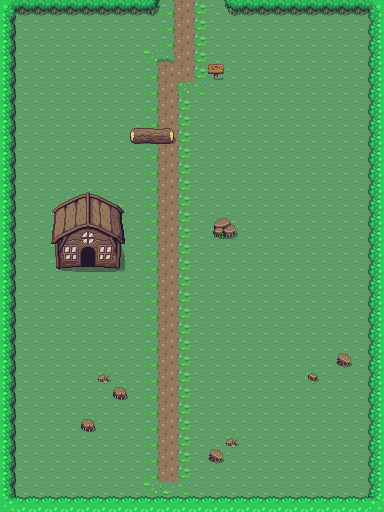

This game map was drawn from its Tiled (.tmx) file and the tilesets committed beside it. A one-line description and the trimmed map source follow:
An orthogonal 24x32 tile map with 16x16 px tiles, 5 tile layers (ground, roads, fence, decor, ...) and 5 objects (entrance, interior, log, stump, sign).

<map version="1.10" tiledversion="1.11.2" orientation="orthogonal" renderorder="left-down" width="24" height="32" tilewidth="16" tileheight="16" infinite="0" nextlayerid="11" nextobjectid="7">
 <editorsettings>
  <chunksize width="32" height="32" />
 </editorsettings>
 <properties>
  <property name="Name" value="map01" />
  <property name="Type" value="t" />
 </properties>
 <tileset firstgid="1" source="../Tilesets/kelias.tsx" />
 <layer id="5" name="ground" width="24" height="32">
  <data>[768 cells, 768 non-empty, 1 distinct tile ids]</data>
 </layer>
 <layer id="6" name="roads" width="24" height="32">
  <data>[768 cells, 96 non-empty, 9 distinct tile ids]</data>
 </layer>
 <layer id="8" name="fence" width="24" height="32">
  <data>[768 cells, 104 non-empty, 10 distinct tile ids]</data>
 </layer>
 <layer id="7" name="decor" width="24" height="32">
  <data>[768 cells, 15 non-empty, 12 distinct tile ids]</data>
 </layer>
 <layer id="9" name="buildings" width="24" height="32">
  <data>[768 cells, 25 non-empty, 25 distinct tile ids]</data>
 </layer>
 <objectgroup id="10" name="obects">
  <object id="1" name="entrance" x="160" y="0" width="63.7879" height="9.12121">
   <properties>
    <property name="Name" value="top" />
    <property name="Type" value="entrance" />
   </properties>
  </object>
  <object id="2" name="interior" x="80.9565" y="255.957" width="14" height="6.06454">
   <properties>
    <property name="Name" value="hut" />
    <property name="Type" value="interior" />
   </properties>
  </object>
  <object id="3" name="log" x="122" y="120" width="62" height="32">
   <properties>
    <property name="Name" value="log" />
    <property name="Type" value="decor" />
   </properties>
  </object>
  <object id="4" name="stump" x="208" y="213" width="35" height="32">
   <properties>
    <property name="Name" value="stump" />
    <property name="Type" value="decor" />
   </properties>
  </object>
  <object id="5" name="sign" x="192" y="48" width="48" height="48">
   <properties>
    <property name="Name" value="exitsign" />
    <property name="Type" value="decor" />
   </properties>
  </object>
 </objectgroup>
</map>